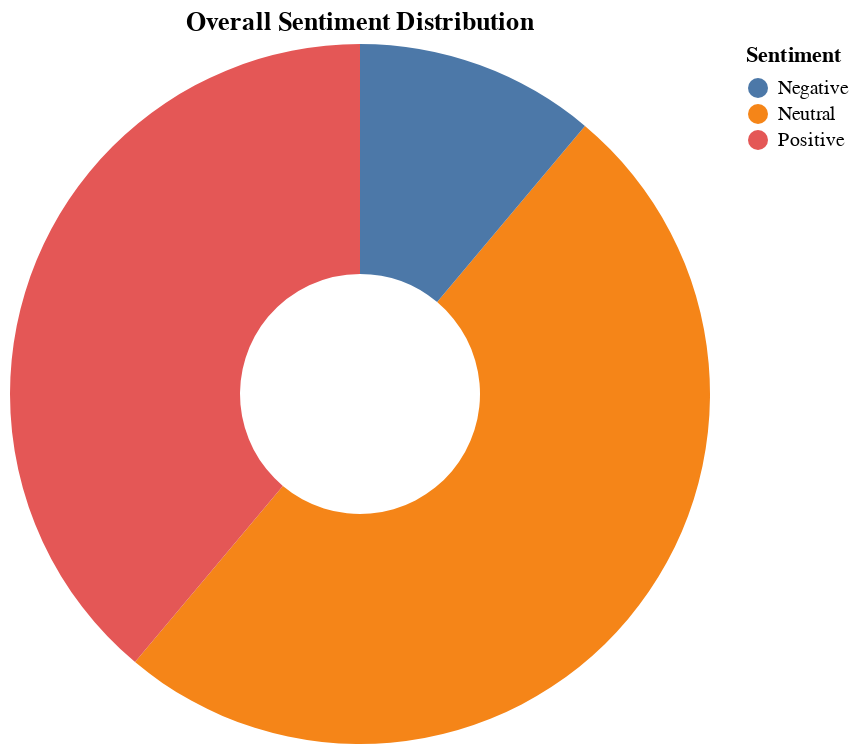

Here is the notebook cell this chart was saved with:
### Markdown cell above
##Sentiment Pie Chart (Overall)

### Code cell
sent_counts = pd.concat([
    self_df['Brief Desceiption_sentiment_label'],
    peer_df['Brief Desceiption_sentiment_label']
]).value_counts().reset_index()
sent_counts.columns = ['Sentiment', 'Count']

pie_chart = alt.Chart(sent_counts).mark_arc(innerRadius=60).encode(
    theta='Count',
    color=alt.Color('Sentiment:N', scale=alt.Scale(scheme='tableau10')),
    tooltip=['Sentiment','Count']
).properties(
    title='Overall Sentiment Distribution', width=350, height=350
)
pie_chart

### Figure 1 — Vega-Lite specification as saved in the notebook (floating-point values rounded to 4 significant figures)
{"config": {"view": {"continuousWidth": 300, "continuousHeight": 300}}, "data": {"name": "data-c9065f218e5045cd0dd9db26cfb024a0"}, "mark": {"type": "arc", "innerRadius": 60}, "encoding": {"color": {"field": "Sentiment", "scale": {"scheme": "tableau10"}, "type": "nominal"}, "theta": {"field": "Count", "type": "quantitative"}, "tooltip": [{"field": "Sentiment", "type": "nominal"}, {"field": "Count", "type": "quantitative"}]}, "height": 350, "title": "Overall Sentiment Distribution", "width": 350, "$schema": "https://vega.github.io/schema/vega-lite/v5.20.1.json", "datasets": {"data-c9065f218e5045cd0dd9db26cfb024a0": [{"Sentiment": "Neutral", "Count": 9}, {"Sentiment": "Positive", "Count": 7}, {"Sentiment": "Negative", "Count": 2}]}}
